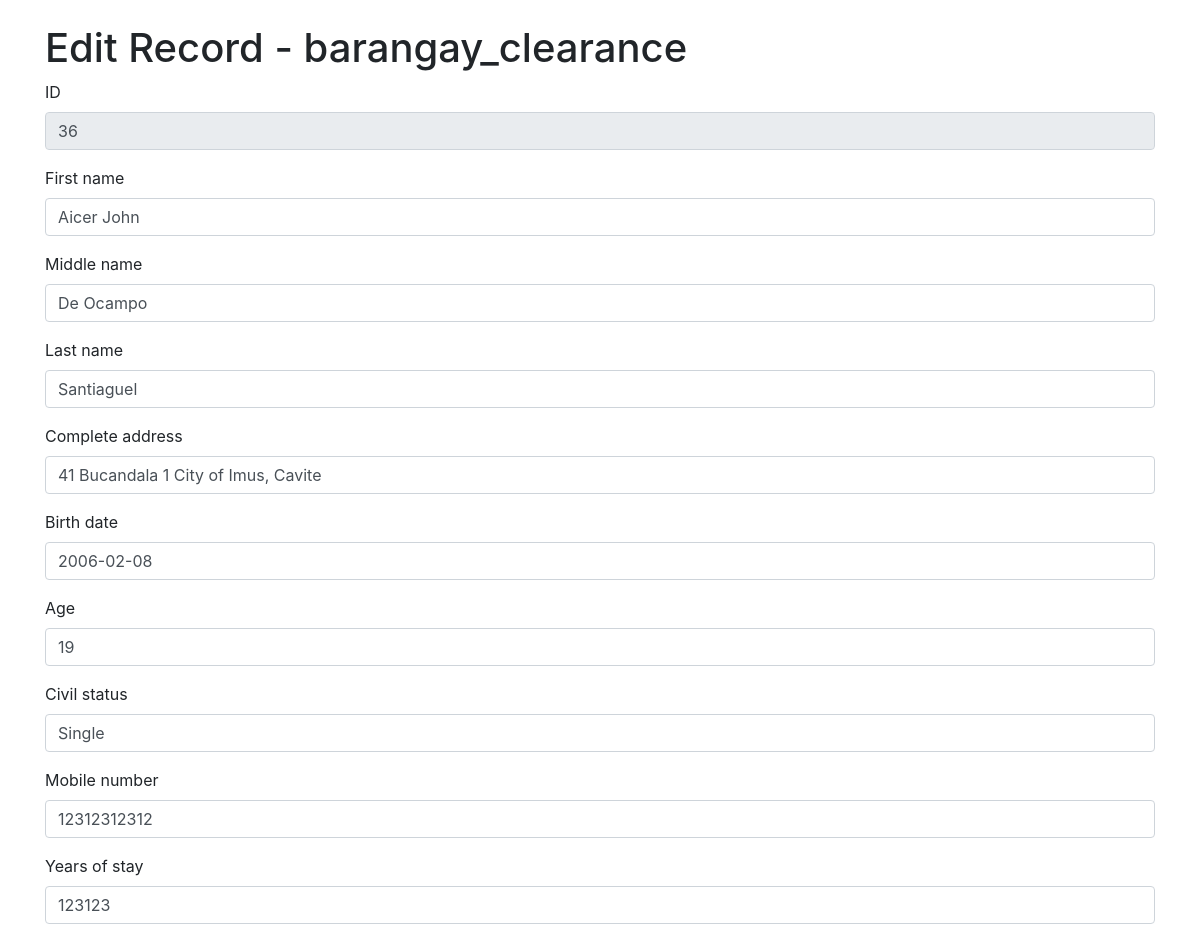
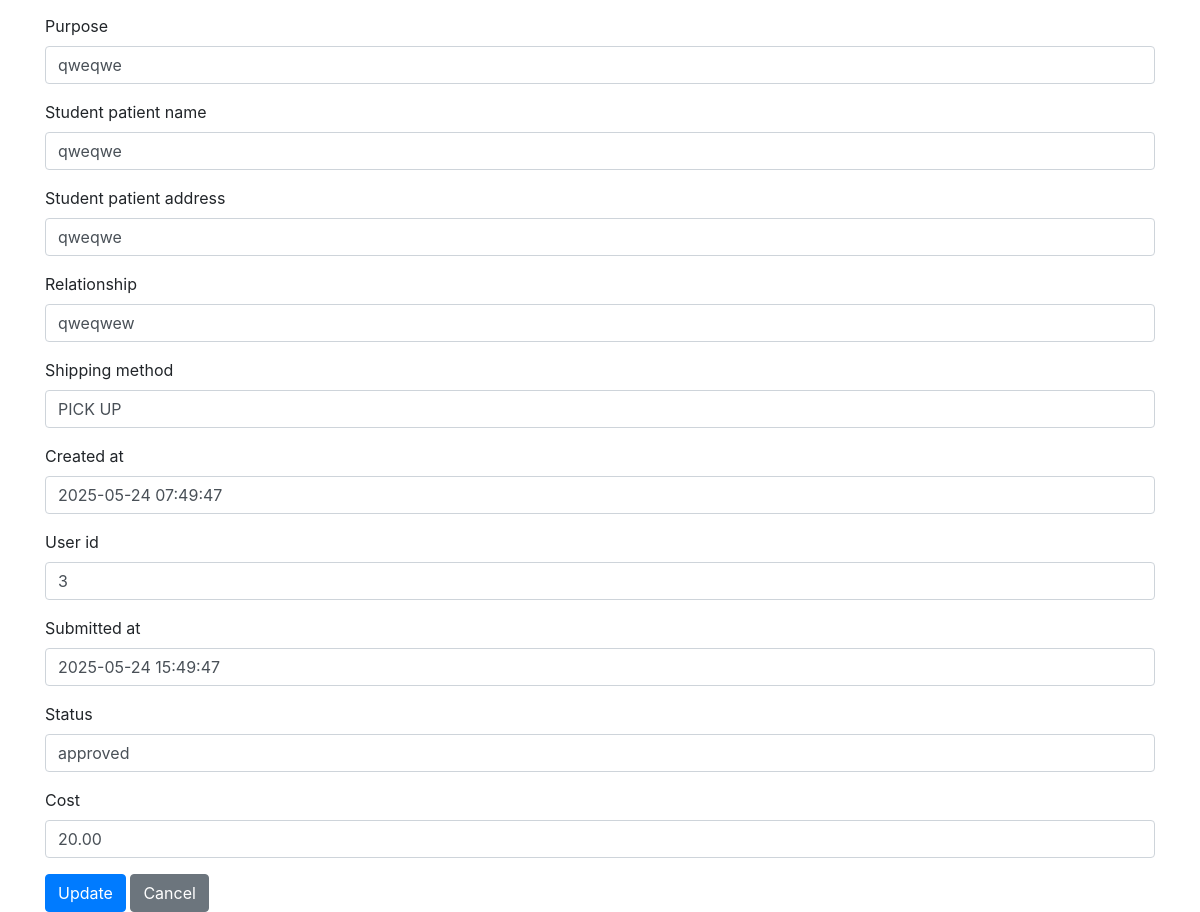
The app's page /edit.php?entity=barangay_clearance&id=36&tab=barangay_clearance (signed in) with its own data (2 pictures, top to bottom).
### tables this page shows
CREATE TABLE `barangay_clearance` (
  `id` int(11) NOT NULL,
  `first_name` varchar(100) NOT NULL,
  `middle_name` varchar(100) NOT NULL,
  `last_name` varchar(100) NOT NULL,
  `complete_address` varchar(255) NOT NULL,
  `birth_date` date NOT NULL,
  `age` int(11) NOT NULL,
  `civil_status` varchar(50) DEFAULT NULL,
  `mobile_number` varchar(20) NOT NULL,
  `years_of_stay` varchar(50) DEFAULT NULL,
  `purpose` varchar(255) NOT NULL,
  `student_patient_name` varchar(255) NOT NULL,
  `student_patient_address` varchar(255) NOT NULL,
  `relationship` varchar(100) NOT NULL,
  `shipping_method` varchar(100) NOT NULL,
  `created_at` timestamp NOT NULL DEFAULT current_timestamp(),
  `user_id` int(11) DEFAULT NULL,
  `submitted_at` datetime NOT NULL DEFAULT current_timestamp(),
  `status` varchar(50) NOT NULL DEFAULT 'pending',
  `cost` decimal(10,2) NOT NULL DEFAULT 20.00
);

### edit.php (the view, shortened to what this page needs)
<?php
$servername = "localhost";
$username_db = "root";
$password_db = "";
$dbname = "barangay_db";
try {
    $dsn = "mysql:host=$servername;dbname=$dbname;charset=utf8mb4";
    $pdo = new PDO($dsn, $username_db, $password_db, [
        PDO::ATTR_ERRMODE => PDO::ERRMODE_EXCEPTION,
        PDO::ATTR_DEFAULT_FETCH_MODE => PDO::FETCH_ASSOC,
    ]);
} catch (PDOException $e) {
    die("Connection failed: " . $e->getMessage());
}
$entity = $_GET['entity'];
$id = (int)$_GET['id'];
try {
    $stmt = $pdo->prepare("SELECT * FROM $entity WHERE id = ?");
    $stmt->execute([$id]);
    $record = $stmt->fetch();
} catch (PDOException $e) {
    die("Error fetching record: " . $e->getMessage());
}
function renderFormFields($record) {
    foreach ($record as $key => $value) {
        if ($key === 'id') {
            echo "<div class='form-group'>";
            echo "<label>ID</label>";
            echo "<input type='text' class='form-control' name='id' value='" . htmlspecialchars($value) . "' readonly>";
            echo "</div>";
            continue;
        }
        echo "<div class='form-group'>";
        echo "<label>" . ucfirst(str_replace('_', ' ', $key)) . "</label>";
        echo "<input type='text' class='form-control' name='" . htmlspecialchars($key) . "' value='" . htmlspecialchars($value) . "' required>";
        echo "</div>";
    }
}
?>
<!DOCTYPE html>
<html lang="en">
<head>
    <link rel="stylesheet" href="https://cdnjs.cloudflare.com/ajax/libs/twitter-bootstrap/4.3.1/css/bootstrap.min.css" />
</head>
<body>
<div class="container mt-4">
    <h1>Edit Record - <?php echo htmlspecialchars($entity); ?></h1>
    <form method="post">
        <?php renderFormFields($record); ?>
        <button type="submit" name="submit" class="btn btn-primary">Update</button>
        <a href="admin_page.php" class="btn btn-secondary">Cancel</a>
    </form>
</div>
</body>
</html>

### records on screen
barangay_clearance: id "36", first_name "Aicer John", middle_name "De Ocampo", last_name "Santiaguel", complete_address "41 Bucandala 1 City of Imus, Cavite", birth_date "2006-02-08", age "19", civil_status "Single", mobile_number "12312312312", years_of_stay "123123", purpose "qweqwe", student_patient_name "qweqwe", student_patient_address "qweqwe", relationship "qweqwew", shipping_method "PICK UP", created_at "2025-05-24 07:49:47", user_id "3", submitted_at "2025-05-24 15:49:47", status "approved", cost "20.00"

### other values on screen
$entity "barangay_clearance"
str_replace('_', ' ', $key) "First name"
str_replace('_', ' ', $key) "Middle name"
str_replace('_', ' ', $key) "Last name"
str_replace('_', ' ', $key) "Complete address"
str_replace('_', ' ', $key) "Birth date"
str_replace('_', ' ', $key) "Age"
str_replace('_', ' ', $key) "Civil status"
str_replace('_', ' ', $key) "Mobile number"
str_replace('_', ' ', $key) "Years of stay"
str_replace('_', ' ', $key) "Purpose"
str_replace('_', ' ', $key) "Student patient name"
str_replace('_', ' ', $key) "Student patient address"
str_replace('_', ' ', $key) "Relationship"
str_replace('_', ' ', $key) "Shipping method"
